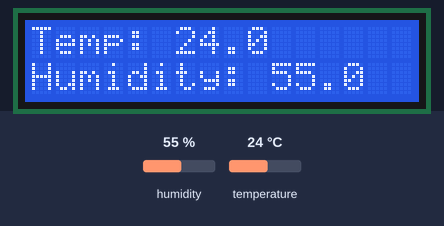
Bench run of a program on a simulated Raspberry Pi Pico running MicroPython. Shown: 16×2 character LCD. Inputs (shaded band) come from the test bench; at power-on: humidity 55 %, temperature 24 °C. Library files of the repository ran but are not shown: pico_i2c_lcd.py.

Above: at 1.2 s.
1.3 s: humidity set to 22 %
At 5.9 s:
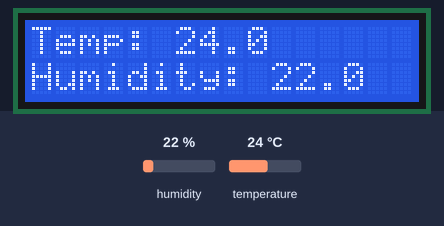
11.7 s: temperature set to 12 °C
At 16.4 s:
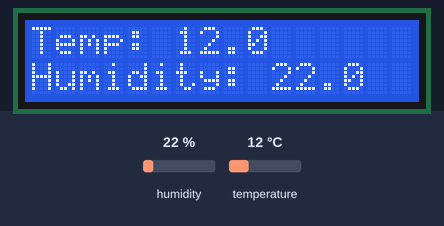
21.7 s: humidity set to 40 %
At 25.8 s:
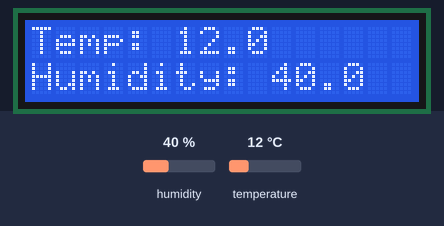
31.8 s: temperature set to 19 °C
At 36.3 s:
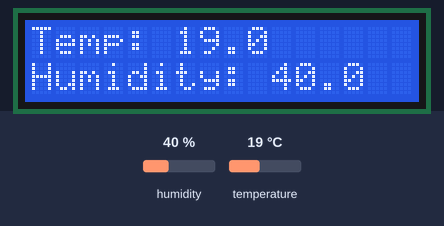
Timing chart, 0 to 37.8 s (numbered marks = the images above; inputs shaded):
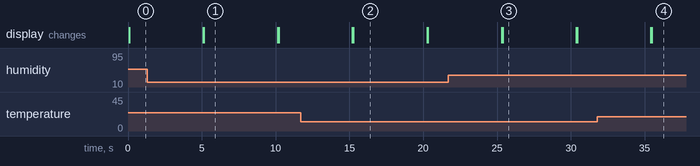

Measured:
- after the input at 1.3 s, the display: first differs from a run without the input after 3.8 s (image 1)
- after the input at 11.7 s, the display: first differs from a run without the input after 3.6 s (image 2)
- after the input at 21.7 s, the display: first differs from a run without the input after 3.7 s (image 3)
- after the input at 31.8 s, the display: first differs from a run without the input after 3.7 s (image 4)
- what the display in image 1 shows lasts 5.0 s, from 5.1 s to 10.1 s

The program:

temp_hum_lcd.py
```python
from machine import I2C, Pin
from time import sleep
from pico_i2c_lcd import I2cLcd
from dht import DHT11

i2c = I2C(0, sda=Pin(0), scl=Pin(1), freq=400000)
I2C_ADDR = i2c.scan()[0]
lcd = I2cLcd(i2c, I2C_ADDR, 2, 16)

pin = Pin(16, Pin.OUT, Pin.PULL_DOWN)
sensor = DHT11(pin)


while True:
    sensor.measure()
    lcd.putstr("Temp: {}".format(sensor.temperature)+"\n")
    lcd.putstr("Humidity: {}".format(sensor.humidity))
    sleep(5)
    lcd.clear()
   
```
